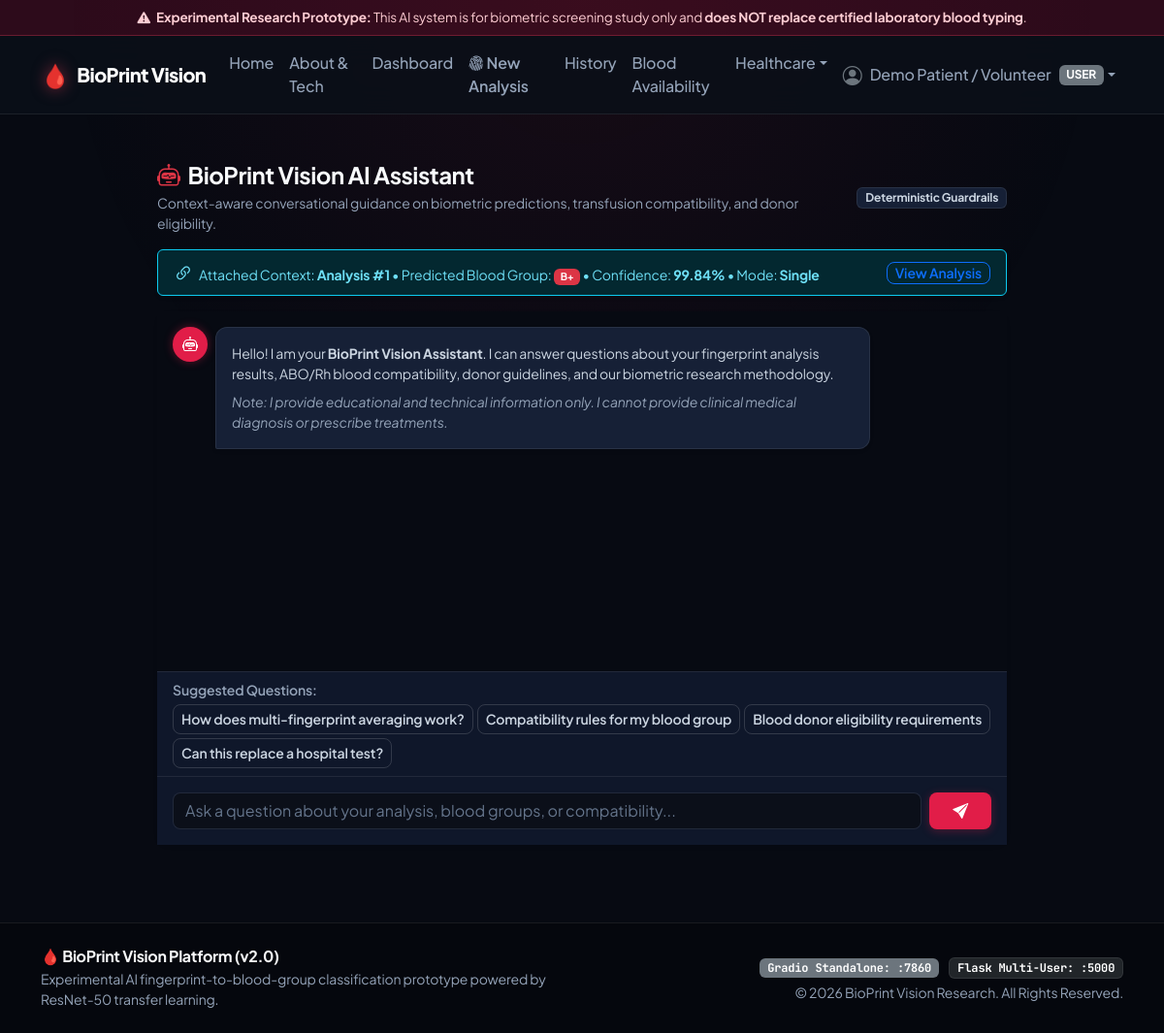
The page /assistant?analysis_id=1 (signed in) on the database its author committed.
### database/models.py (models this page shows, shortened)
class User(db.Model):
    __tablename__ = "users"
    id = db.Column(db.Integer, primary_key=True, autoincrement=True)
    name = db.Column(db.String(120), nullable=False)
    email = db.Column(db.String(150), unique=True, nullable=False, index=True)
    password_hash = db.Column(db.String(255), nullable=False)
    role = db.Column(db.String(20), nullable=False, default="USER", index=True)  # USER, HOSPITAL, ADMIN
    status = db.Column(db.String(20), nullable=False, default="ACTIVE")          # ACTIVE, INACTIVE, SUSPENDED
    created_at = db.Column(db.DateTime, nullable=False, default=datetime.utcnow)
    updated_at = db.Column(db.DateTime, nullable=False, default=datetime.utcnow, onupdate=datetime.utcnow)
    analyses = db.relationship("Analysis", backref="user", lazy=True, cascade="all, delete-orphan")
    facilities = db.relationship("Facility", backref="owner", lazy=True)

class Analysis(db.Model):
    __tablename__ = "analyses"
    id = db.Column(db.Integer, primary_key=True, autoincrement=True)
    user_id = db.Column(db.Integer, db.ForeignKey("users.id", ondelete="CASCADE"), nullable=False, index=True)
    final_blood_group = db.Column(db.String(10), nullable=False, index=True)
    final_confidence = db.Column(db.Float, nullable=False)
    fingerprints_detected = db.Column(db.Integer, nullable=False, default=1)
    fingerprints_analyzed = db.Column(db.Integer, nullable=False, default=1)
    fingerprints_excluded = db.Column(db.Integer, nullable=False, default=0)
    agreement_percentage = db.Column(db.Float, nullable=False, default=100.0)
    mode = db.Column(db.String(20), nullable=False, default="single")  # single, multiple
    image_path = db.Column(db.String(255), nullable=True)
    annotated_image_path = db.Column(db.String(255), nullable=True)
    notes = db.Column(db.Text, nullable=True)
    created_at = db.Column(db.DateTime, nullable=False, default=datetime.utcnow, index=True)
    fingerprints = db.relationship("FingerprintResult", backref="analysis", lazy=True, cascade="all, delete-orphan")
    reports = db.relationship("Report", backref="analysis", lazy=True, cascade="all, delete-orphan")

### routes/assistant.py (the view)
@assistant_bp.route("/assistant")
@login_required
def chat_view():
    analysis_id = request.args.get("analysis_id", type=int)
    active_analysis = None
    if analysis_id:
        active_analysis = Analysis.query.filter_by(id=analysis_id, user_id=g.user.id).first()
    return render_template("assistant/chat.html", active_analysis=active_analysis)

### routes/auth.py (called while the page is built)
def get_current_user():
    user_id = session.get("user_id")
    if user_id:
        return db.session.get(User, user_id)
    return None

def login_required(f):
    @wraps(f)
    def decorated_function(*args, **kwargs):
        if "user_id" not in session:
            flash("Please sign in to access this page.", "warning")
            return redirect(url_for("auth.login", next=request.path))
        return f(*args, **kwargs)
    return decorated_function

@auth_bp.before_app_request
def load_logged_in_user():
    g.user = get_current_user()

### templates/assistant/chat.html (shortened to what this page needs)
{% extends "base.html" %}
{% block content %}
<div class="container py-2" style="max-width: 900px;">
    <div class="d-flex justify-content-between align-items-center mb-3">
        <div>
            <h2 class="h4 fw-bold mb-1">
                <i class="bi bi-robot text-danger me-2"></i>BioPrint Vision AI Assistant
            </h2>
            <p class="text-muted small mb-0">Context-aware conversational guidance on biometric predictions, transfusion compatibility, and donor eligibility.</p>
        </div>
        <span class="badge bg-light text-secondary border">Deterministic Guardrails</span>
    </div>
    {% if active_analysis %}
    <div class="alert alert-info border-info d-flex align-items-center justify-content-between mb-3 py-2 px-3 shadow-sm" role="alert">
        <div class="small">
            <i class="bi bi-link-45deg me-1 fs-5"></i>
            Attached Context: <strong>Analysis #{{ active_analysis.id }}</strong> &bull;
            Predicted Blood Group: <span class="badge bg-danger">{{ active_analysis.final_blood_group }}</span> &bull;
            Confidence: <strong>{{ "%.2f"|format(active_analysis.final_confidence) }}%</strong> &bull;
            Mode: <strong>{{ active_analysis.mode|capitalize }}</strong>
        </div>
        <a href="{{ url_for('analysis.view_analysis', analysis_id=active_analysis.id) }}" class="btn btn-sm btn-outline-primary py-0">View Analysis</a>
    </div>
    {% endif %}
    <div class="card border-0 shadow-sm">
        <div class="card-body p-0 d-flex flex-column" style="height: 550px;">
            <div id="chatMessages" class="p-3 flex-grow-1 overflow-auto" style="background-color: var(--bp-obsidian);">
                <div class="d-flex mb-3">
                    <div class="flex-shrink-0 me-2">
                        <div class="rounded-circle d-flex align-items-center justify-content-center text-white" style="width: 36px; height: 36px; background: #e11d48; box-shadow: 0 0 10px rgba(225, 29, 72, 0.4);">
                            <i class="bi bi-robot"></i>
                        </div>
                    </div>
                    <div class="p-3 rounded shadow-sm" style="max-width: 80%; background-color: var(--bp-surface-elevated); border: 1px solid var(--bp-surface-border); border-radius: 12px 12px 12px 2px !important; color: var(--bp-text-body);">
                        <p class="mb-2 small">
                            Hello! I am your <strong>BioPrint Vision Assistant</strong>. I can answer questions about your fingerprint analysis results, ABO/Rh blood compatibility, donor guidelines, and our biometric research methodology.
                        </p>
                        <p class="mb-0 small text-muted">
                            <em>Note: I provide educational and technical information only. I cannot provide clinical medical diagnosis or prescribe treatments.</em>
                        </p>
                    </div>
                </div>
            </div>
            <div class="px-3 py-2 bg-white border-top">
                <div class="small text-muted mb-1 fw-semibold">Suggested Questions:</div>
                <div class="d-flex flex-wrap gap-1" id="suggestionChips">
                    <button type="button" class="btn btn-outline-secondary btn-sm chip-btn" data-query="How does multi-fingerprint probability averaging work?">
                        How does multi-fingerprint averaging work?
                    </button>
                    <button type="button" class="btn btn-outline-secondary btn-sm chip-btn" data-query="Who can donate and receive blood with my blood group?">
                        Compatibility rules for my blood group
                    </button>
                    <button type="button" class="btn btn-outline-secondary btn-sm chip-btn" data-query="What are the basic eligibility requirements to donate blood?">
                        Blood donor eligibility requirements
                    </button>
                    <button type="button" class="btn btn-outline-secondary btn-sm chip-btn" data-query="Can this AI replace a hospital blood test?">
                        Can this replace a hospital test?
                    </button>
                </div>
            </div>
            <div class="p-3 bg-white border-top">
                <form id="chatForm" class="d-flex gap-2">
                    <input type="text" id="userInput" class="form-control" placeholder="Ask a question about your analysis, blood groups, or compatibility..." required autocomplete="off">
                    <button type="submit" id="sendBtn" class="btn btn-rose px-4">
                        <i class="bi bi-send-fill"></i>
                    </button>
                </form>
            </div>
        </div>
    </div>
</div>
{% endblock %}

### templates/base.html (shortened to what this page needs)
<!DOCTYPE html>
<html lang="en" data-bs-theme="dark">
<head>
    <link href="https://cdn.jsdelivr.net/npm/bootstrap@5.3.3/dist/css/bootstrap.min.css" rel="stylesheet">
    <link href="https://cdn.jsdelivr.net/npm/bootstrap-icons@1.11.3/font/bootstrap-icons.min.css" rel="stylesheet">
</head>
<body>
    <div class="disclaimer-banner py-2 px-3 text-center">
        <i class="bi bi-exclamation-triangle-fill me-1"></i>
        <strong>Experimental Research Prototype:</strong> This AI system is for biometric screening study only and <strong>does NOT replace certified laboratory blood typing</strong>.
    </div>
    <nav class="navbar navbar-expand-lg navbar-dark sticky-top py-2">
        <div class="container position-relative">
            <a class="navbar-brand d-flex align-items-center" href="{{ url_for('main.index') }}">
                <span class="fs-4 me-2 brand-logo">🩸</span>
                <span>BioPrint Vision</span>
            </a>
            <div class="collapse navbar-collapse" id="navbarMain">
                <ul class="navbar-nav me-auto mb-2 mb-lg-0">
                    <li class="nav-item">
                        <a class="nav-link" href="{{ url_for('main.index') }}">Home</a>
                    </li>
                    <li class="nav-item">
                        <a class="nav-link" href="{{ url_for('main.about') }}">About & Tech</a>
                    </li>
                    {% if g.user %}
                    <li class="nav-item">
                        <a class="nav-link" href="{{ url_for('main.dashboard') }}">Dashboard</a>
                    </li>
                    <li class="nav-item">
                        <a class="nav-link text-danger fw-semibold" href="{{ url_for('analysis.new_analysis') }}">
                            <i class="bi bi-fingerprint"></i> New Analysis
                        </a>
                    </li>
                    <li class="nav-item">
                        <a class="nav-link" href="{{ url_for('analysis.history') }}">History</a>
                    </li>
                    <li class="nav-item">
                        <a class="nav-link" href="{{ url_for('availability.browse_availability') }}">Blood Availability</a>
                    </li>
                    <li class="nav-item dropdown">
                        <a class="nav-link dropdown-toggle" href="#" data-bs-toggle="dropdown">Healthcare</a>
                    </li>
                    {% endif %}
                </ul>
                <ul class="navbar-nav ms-auto mb-2 mb-lg-0 align-items-center">
                    {% if g.user %}
                    <li class="nav-item dropdown">
                        <a class="nav-link dropdown-toggle d-flex align-items-center" href="#" data-bs-toggle="dropdown">
                            <i class="bi bi-person-circle fs-5 me-2 text-secondary"></i>
                            <span>{{ g.user.name }}</span>
                            <span class="badge bg-secondary ms-2">{{ g.user.role }}</span>
                        </a>
                    </li>
                    {% endif %}
                </ul>
            </div>
        </div>
    </nav>
    <main class="container py-4 flex-grow-1 position-relative" style="z-index: 1;">
        {% block content %}{% endblock %}
    </main>
    <footer class="py-4 mt-5 position-relative" style="z-index: 10;">
        <div class="container text-center text-md-start">
            <div class="row gy-3 align-items-center">
                <div class="col-md-6">
                    <h6 class="fw-bold mb-1 text-light">🩸 BioPrint Vision Platform (v2.0)</h6>
                    <p class="text-muted small mb-0">
                        Experimental AI fingerprint-to-blood-group classification prototype powered by ResNet-50 transfer learning.
                    </p>
                </div>
                <div class="col-md-6 text-md-end">
                    <span class="badge bg-secondary font-mono me-2">Gradio Standalone: :7860</span>
                    <span class="badge bg-dark font-mono border border-secondary">Flask Multi-User: :5000</span>
                    <p class="text-muted small mt-1 mb-0">
                        &copy; 2026 BioPrint Vision Research. All Rights Reserved.
                    </p>
                </div>
            </div>
        </div>
    </footer>
</body>
</html>

### templates/base.html (style rules this page uses)
:root { --bp-obsidian: #070a12; --bp-surface: #0f172a; --bp-surface-elevated: #162036; --bp-surface-border: rgba(255, 255, 255, 0.08); --bp-primary: #f43f5e; --bp-primary-dark: #e11d48; --bp-primary-glow: rgba(244, 63, 94, 0.35); --bp-text-main: #f8fafc; --bp-text-body: #cbd5e1; --bp-text-muted: #94a3b8; }
body { background-color: var(--bp-obsidian); font-family: 'Plus Jakarta Sans', -apple-system, BlinkMacSystemFont, "Segoe UI", Roboto, sans-serif; color: var(--bp-text-body); min-height: 100vh; display: flex; flex-direction: column; letter-spacing: -0.01em; }
code, pre, .font-mono { font-family: 'JetBrains Mono', ui-monospace, SFMono-Regular, monospace; }
body::before { content: ''; position: fixed; top: 0; left: 50%; transform: translateX(-50%); width: 100vw; height: 480px; background: radial-gradient(circle at 50% 0%, rgba(225, 29, 72, 0.08), transparent 70%); pointer-events: none; z-index: 0; }
.disclaimer-banner { background-color: rgba(159, 18, 57, 0.25); color: #fecdd3; font-size: 0.85rem; border-bottom: 1px solid rgba(244, 63, 94, 0.3); position: relative; z-index: 10; }
.navbar { background: rgba(11, 15, 25, 0.88) !important; backdrop-filter: blur(16px); -webkit-backdrop-filter: blur(16px); border-bottom: 1px solid var(--bp-surface-border) !important; position: relative; z-index: 100; }
.navbar-brand { font-weight: 800; color: #ffffff !important; letter-spacing: -0.03em; }
.navbar-brand .brand-logo { filter: drop-shadow(0 0 8px rgba(244, 63, 94, 0.5)); }
.nav-link { color: var(--bp-text-muted) !important; font-weight: 500; transition: color 0.15s ease; }
.card { background-color: var(--bp-surface); border: 1px solid var(--bp-surface-border); border-radius: 12px; box-shadow: 0 4px 20px -2px rgba(0, 0, 0, 0.5); transition: box-shadow 0.2s ease, border-color 0.2s ease, transform 0.2s ease; }
h1, h2, h3, h4, h5, h6, .h1, .h2, .h3, .h4, .h5, .h6 { color: var(--bp-text-main); letter-spacing: -0.02em; }
.text-muted { color: var(--bp-text-muted) !important; }
.bg-light { background-color: var(--bp-surface-elevated) !important; color: var(--bp-text-body) !important; }
.bg-white { background-color: var(--bp-surface) !important; color: var(--bp-text-body) !important; }
.border, .border-bottom, .border-top, .border-end, .border-start { border-color: var(--bp-surface-border) !important; }
.btn { font-weight: 600; letter-spacing: -0.01em; border-radius: 8px; transition: transform 0.15s cubic-bezier(0.16, 1, 0.3, 1), box-shadow 0.15s ease, background-color 0.15s ease; }
.btn-rose { background-color: var(--bp-primary-dark); color: #ffffff; border: none; box-shadow: 0 2px 10px rgba(225, 29, 72, 0.3); }
.btn-outline-secondary { border-color: rgba(255, 255, 255, 0.15); color: #cbd5e1; background-color: transparent; }
.badge.bg-light { background-color: var(--bp-surface-elevated) !important; color: #cbd5e1 !important; border: 1px solid var(--bp-surface-border) !important; }
.form-control, .form-select { background-color: #0b0f19; border: 1px solid var(--bp-surface-border); color: #f8fafc; border-radius: 8px; }
.form-control::placeholder { color: #64748b; }
footer { margin-top: auto; background-color: #05070d; border-top: 1px solid var(--bp-surface-border); color: var(--bp-text-muted); }

### rows shown on the page
User: user.name "Demo Patient / Volunteer", user.role "USER"
Analysis: id "1", final_blood_group "B+", final_confidence "99.84", mode "Single"
